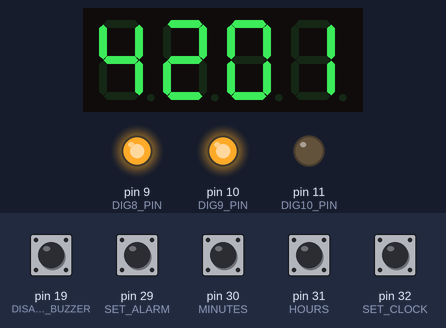
Recording of a sketch running on a simulated Arduino Mega 2560, built with avr-gcc and run on an emulated ATmega2560. On the bench: 4-digit seven-segment display, output pins drawn as LEDs (lit = HIGH). Wiring (inferred from the names in the program): 4-digit 7-segment display, segments lit when HIGH: segments pin 6, pin 5, pin 4, pin 3, pin 2, pin 8, pin 7, pin 13; digit selects pin 33, pin 34, pin 35, pin 36. Inputs (shaded band) come from the test bench; at power-on: pin 19 (DISABLE_BUZZER), pin 29 (SET_ALARM), pin 30 (MINUTES), pin 31 (HOURS), pin 32 (SET_CLOCK) HIGH. The local clock reads 2024-03-15 10:24:30 at power-on unless the sketch sets it; EEPROM starts erased; the segment pins are drawn as the display they are named for; pins used as bus, display or sensor lines are not drawn; what the sketch prints to the serial monitor is not drawn.

Above: at 1.2 s.
1.3 s: pin 19 (DISABLE_BUZZER) pulled LOW for 0.15 s
At 1.37 s:
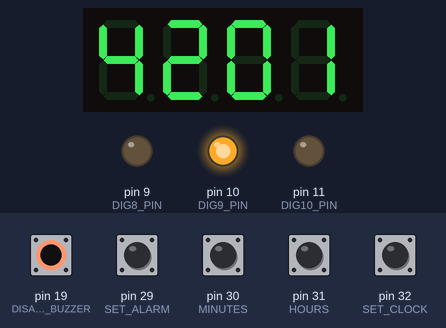
2.9 s: pin 29 (SET_ALARM) pulled LOW for 0.15 s
At 3.14 s:
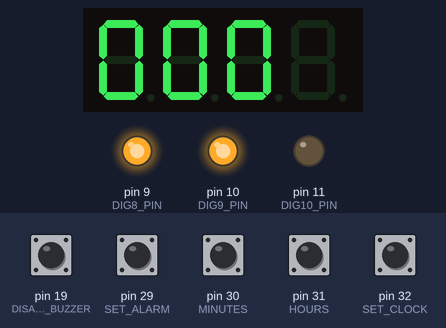
4.8 s: pin 19 (DISABLE_BUZZER) pulled LOW for 3.2 s
At 5.3 s:
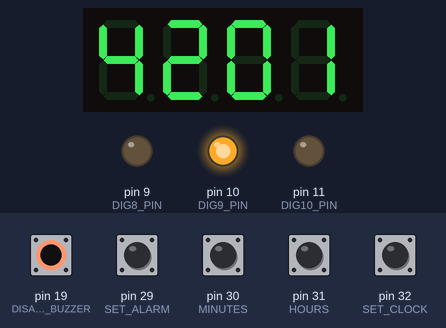
Timing chart, 0 to 9.5 s (numbered marks = the images above; inputs shaded):
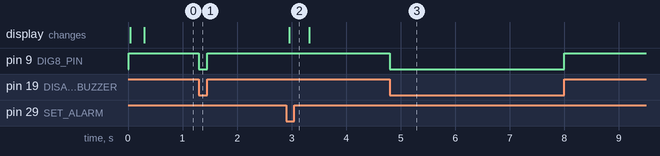

The sketch:

clock-mega-v2.ino
```cpp
// (licence header left out)
/*
 * 7 segment display driven by arduino mega and ds3231
 *  -   5
 * | |  7 4
 *  -   6
 * | |  1 3
 *  -   2
 *
 *  : 9
 *  left dot 10
 *  right dot 8
 */

#include <Wire.h>
#include "RTClib.h"
#include <EEPROM.h>

#define DIG8_PIN 9
#define DIG9_PIN 10
#define DIG10_PIN 11
#define COM1_PIN 37
#define BUZZ_PIN 12

#define duration 10

#define A 6
#define B 5
#define C 4
#define D 3
#define E 2
#define F 8
#define G 7
#define DP 13

#define disp1 33
#define disp2 34
#define disp3 35
#define disp4 36

//Buttons
#define SET_ALARM 29
#define SET_CLOCK 32
#define HOURS 31
#define MINUTES 30

#define DISABLE_BUZZER 19

#define numbersegments { \
{1,1,1,1,1,1,0,0},\
{0,1,1,0,0,0,0,0},\
{1,1,0,1,1,0,1,0},\
{1,1,1,1,0,0,1,0},\
{0,1,1,0,0,1,1,0},\
{1,0,1,1,0,1,1,0},\
{1,0,1,1,1,1,1,0},\
{1,1,1,0,0,0,0,0},\
{1,1,1,1,1,1,1,0},\
{1,1,1,1,0,1,1,0},\
}

byte numbers[10][8] = numbersegments;
const int segments[8] = {A, B, C, D, E, F, G, DP};

RTC_DS3231 rtc;

const char daysOfTheWeek[7][12] = {"Sunday", "Monday", "Tuesday", "Wednesday", "Thursday", "Friday", "Saturday"};

long lastSec = 0;
long lastmSec = 0;

int count = 0;

int digit1 = 0;
int digit2 = 0;
int digit3 = 0;
int digit4 = 0;

int pointsOn = 0;

int requestSetHours = 0;
int requestSetMinutes = 0;

int requestSetAlarmHours = 0;
int requestSetAlarmMinutes = 0;

int alarmOn;

TimeSpan alarmTime;
#define MAGIC_PATTERN 0xAB
#define HOURS_ADDR 2
#define MINUTES_ADDR 3

TimeSpan alarmDuration = TimeSpan(0, 0, 1, 0);
DateTime alarmStart;

void setup()
{
  Serial.begin(115200);

  if(EEPROM.read(0) != MAGIC_PATTERN)
  {
    EEPROM.write(0, MAGIC_PATTERN);
    EEPROM.write(HOURS_ADDR, 0);
    EEPROM.write(MINUTES_ADDR, 0);
  }
  byte alarmHours = EEPROM.read(HOURS_ADDR);
  byte alarmMinutes = EEPROM.read(MINUTES_ADDR);

  alarmTime = TimeSpan(0, alarmHours, alarmMinutes, 0);

  alarmOn = 0;

  Serial.print("Alarm: ");
  Serial.print(alarmHours);
  Serial.print(" : ");
  Serial.println(alarmMinutes);

  if (! rtc.begin())
  {
    Serial.println("Couldn't find RTC");
    while (1);
  }

/*
  if (rtc.lostPower())
  {
    Serial.println("RTC lost power, lets set the time!");
    // following line sets the RTC to the date & time this sketch was compiled
    rtc.adjust(DateTime(F(__DATE__), F(__TIME__)));
    // This line sets the RTC with an explicit date & time, for example to set
    // January 21, 2014 at 3am you would call:
    // rtc.adjust(DateTime(2014, 1, 21, 3, 0, 0));
  }
*/

  pinMode(DIG8_PIN, OUTPUT);
  pinMode(DIG9_PIN, OUTPUT);
  pinMode(DIG10_PIN, OUTPUT);

  pinMode(COM1_PIN, OUTPUT);

  pinMode(SET_ALARM, INPUT_PULLUP);
  pinMode(SET_CLOCK, INPUT_PULLUP);
  pinMode(HOURS, INPUT_PULLUP);
  pinMode(MINUTES, INPUT_PULLUP);

  pinMode(DISABLE_BUZZER, INPUT_PULLUP);

  digitalWrite(DIG8_PIN, LOW);
  digitalWrite(DIG9_PIN, HIGH);
  digitalWrite(DIG10_PIN, LOW);

  pinMode(A, OUTPUT);
  pinMode(B, OUTPUT);
  pinMode(C, OUTPUT);
  pinMode(D, OUTPUT);
  pinMode(E, OUTPUT);
  pinMode(F, OUTPUT);
  pinMode(G, OUTPUT);
  pinMode(DP, OUTPUT);
  pinMode(disp1, OUTPUT);
  pinMode(disp2, OUTPUT);
  pinMode(disp3, OUTPUT);
  pinMode(disp4, OUTPUT);
  digitalWrite(A, LOW);
  digitalWrite(B, LOW);
  digitalWrite(C, LOW);
  digitalWrite(D, LOW);
  digitalWrite(E, LOW);
  digitalWrite(F, LOW);
  digitalWrite(G, LOW);
  digitalWrite(DP, LOW);
  digitalWrite(disp1, LOW);
  digitalWrite(disp2, LOW);
  digitalWrite(disp3, LOW);
  digitalWrite(disp4, LOW);


}

void loop()
{
  long currentTime = millis();
  if (currentTime - lastSec > 1000)
  {
    lastSec = currentTime;

///////////////////////////////////////////
// Print time to serial
///////////////////////////////////////////
    /*
    DateTime currentDate = rtc.now();

    Serial.print(currentDate.year(), DEC);
    Serial.print('/');
    Serial.print(currentDate.month(), DEC);
    Serial.print('/');
    Serial.print(currentDate.day(), DEC);
    Serial.print(" (");
    Serial.print(daysOfTheWeek[currentDate.dayOfTheWeek()]);
    Serial.print(") ");
    Serial.print(currentDate.hour(), DEC);
    Serial.print(':');
    Serial.print(currentDate.minute(), DEC);
    Serial.print(':');
    Serial.print(currentDate.second(), DEC);
    Serial.println();
    */

    count ++;

    if((count % 2) == 0)
    {
      //Disable : for clock
      if(digitalRead(SET_ALARM) != LOW)
        pointsOn = 0;

      //Start alarm sound
      soundAlarm();
    }
    else
    {
      //Set : for clock
      if(digitalRead(SET_ALARM) != LOW)
        pointsOn = 1;

      //Stop alarm sound
      disableAlarm();
    }
  }

  if(currentTime - lastmSec > 250)
  {
    lastmSec = currentTime;

    DateTime currentDate = rtc.now();

    digit1 = currentDate.minute() % 10;
    digit2 = currentDate.minute() / 10;
    digit3 = currentDate.hour() % 10;
    digit4 = currentDate.hour() / 10;
  }

/////////////////////////////////////////////
//  set alarm
/////////////////////////////////////////////
  if(digitalRead(SET_ALARM) == LOW)
  {
    digit1 = alarmTime.minutes() % 10;
    digit2 = alarmTime.minutes() / 10;
    digit3 = alarmTime.hours() % 10;
    digit4 = alarmTime.hours() / 10;

    pointsOn = 1;

    //Set Hours
    if(digitalRead(HOURS) == LOW)
    {
      requestSetAlarmHours = 1;
    }
    else
    {
      if(requestSetAlarmHours)
      {
        requestSetAlarmHours = 0;
        Serial.println("Set Alarm Hours");
        alarmTime = alarmTime + TimeSpan(0, 1, 0, 0);
        EEPROM.write(HOURS_ADDR, alarmTime.hours());
      }
    }

    //Set Minutes
    if(digitalRead(MINUTES) == LOW)
    {
      requestSetAlarmMinutes = 1;
    }
    else
    {
      if(requestSetAlarmMinutes)
      {
        requestSetAlarmMinutes = 0;
        Serial.println("Set Alarm Minutes");
        alarmTime = alarmTime + TimeSpan(0, 0, 1, 0);
        EEPROM.write(MINUTES_ADDR, alarmTime.minutes());
      }
    }
  }

  //Alarm indication
  if(digitalRead(DISABLE_BUZZER))
  {
    digitalWrite(DIG8_PIN, HIGH);
  }
  else
  {
    digitalWrite(DIG8_PIN, LOW);
  }


/////////////////////////////////////////////
//  set clock
/////////////////////////////////////////////
  if(digitalRead(SET_CLOCK) == LOW)
  {
    //Set Hours
    if(digitalRead(HOURS) == LOW)
    {
      requestSetHours = 1;
    }
    else
    {
      if(requestSetHours)
      {
        requestSetHours = 0;
        Serial.println("Set Hours");
        DateTime newTime = rtc.now() + TimeSpan(0, 1, 0, 0);
        rtc.adjust(newTime);
      }
    }

    //Set Minutes
    if(digitalRead(MINUTES) == LOW)
    {
      requestSetMinutes = 1;
    }
    else
    {
      if(requestSetMinutes)
      {
        requestSetMinutes = 0;
        Serial.println("Set Minutes");
        DateTime newTime = rtc.now() + TimeSpan(0, 0, 1, 0);
        rtc.adjust(newTime);
      }
    }
  }

  //Display digits
  setsegments(digit1, disp1, duration);
  setsegments(digit2, disp2, duration);
  setsegments(digit3, disp3, duration);
  if(digit4 > 0)
    setsegments(digit4, disp4, duration);

  if(pointsOn)
    setPoints(duration);
}

void setsegments(int number, int digit, int ontime)
{
  for (int seg=0; seg<8; seg++)
  {
    if(numbers[number][seg]==1)
    {
      //analogWrite(segments[seg], 100);
      digitalWrite(segments[seg], HIGH);
    }
    else
    {
      //analogWrite(segments[seg], 0);
      digitalWrite(segments[seg], LOW);
    }
  }
  digitalWrite(digit, HIGH);
  delayMicroseconds(ontime);
  digitalWrite(digit, LOW);
}

void setPoints(int ontime)
{
  digitalWrite(COM1_PIN, HIGH);
  delayMicroseconds(ontime / 4);
  digitalWrite(COM1_PIN, LOW);
}

void soundAlarm()
{
  if(digitalRead(DISABLE_BUZZER))
  {
    DateTime currentTime = rtc.now();
    if(currentTime.hour() == alarmTime.hours() && currentTime.minute() == alarmTime.minutes())
    {
      tone(BUZZ_PIN, 500);
    }
  }
}

void disableAlarm()
{
  noTone(BUZZ_PIN);
}
```

Measured:
- after the input at 1.3 s, pin 9 (DIG8_PIN): HIGH → LOW at once, → HIGH 0.15 s later
- after the input at 2.9 s, the display: changes after 0.06 s (image 2)
- after the input at 4.8 s, pin 9 (DIG8_PIN): HIGH → LOW at once, → HIGH 3.2 s later
